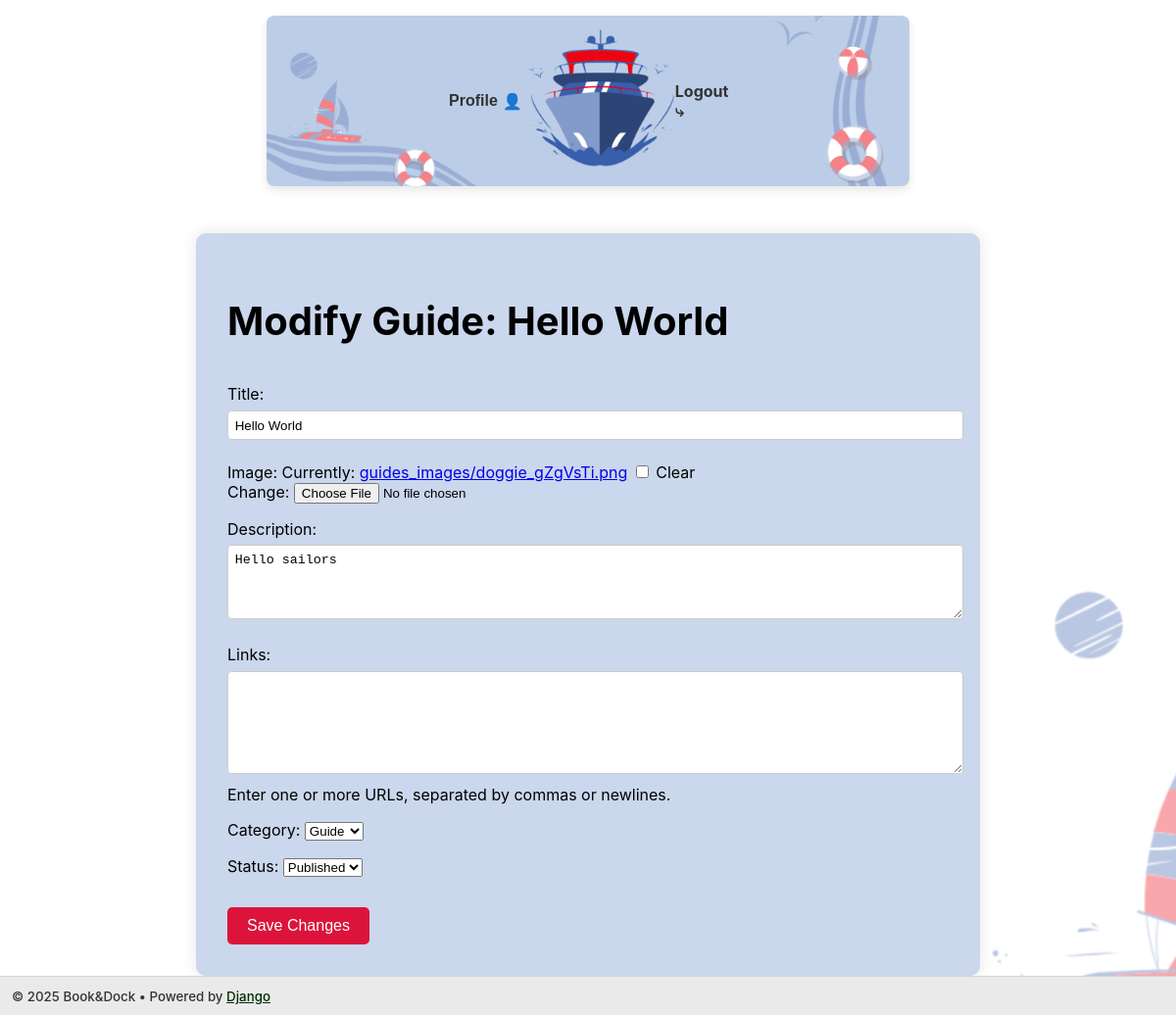
Page /recipes/recipe/9/modify_guide/ (signed in) on the earlier database version.
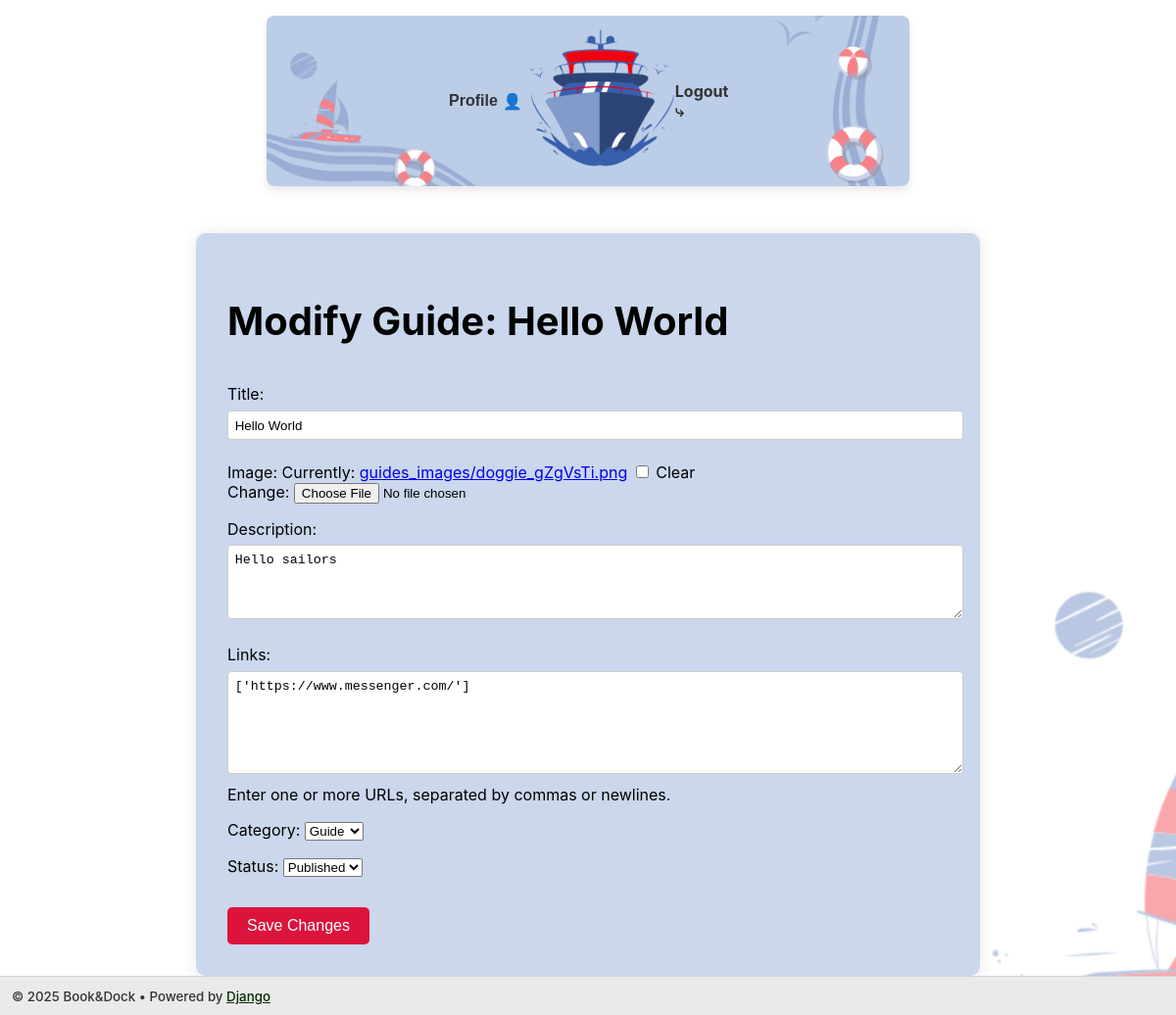
Same page on the later database version.
### BookAndDock/models.py (models this page shows, shortened)
class Guide(models.Model):
    STATUS_CHOICES = [
        ('draft', 'Draft'),  # Unpublished
        ('published', 'Published'),  # Published
    ]
    CATEGORY_CHOICES = [
        ('guide', 'Guide'),
        ('article', 'Article'),
    ]
    title = models.CharField(max_length=255)
    image = models.ImageField(upload_to='guides_images/', blank=True, null=True)
    description = models.TextField()
    links = models.JSONField(default=list, blank=True)  # Replacing 'tips'
    created_by = models.ForeignKey(User, on_delete=models.CASCADE)
    created_at = models.DateTimeField(auto_now_add=True)
    status = models.CharField(max_length=10, choices=STATUS_CHOICES, default='draft')
    category = models.CharField(max_length=10, choices=CATEGORY_CHOICES, default='guide')

### BookAndDock/views.py (the view, shortened to what this page needs)
# urls.py: path('recipe/<int:pk>/modify_guide/', views.modify_guide, name='modify_guide'),
@login_required
def modify_guide(request, pk):
    guide = get_object_or_404(Guide, pk=pk)
    if request.method == 'POST':
        form = GuideForm(request.POST, request.FILES, instance=guide)
        if form.is_valid():
            guide = form.save(commit=False)
            links_list = form.cleaned_data.get('links', [])
            guide.links = links_list
            publication_date = datetime.now().replace(microsecond=0).isoformat()
            guide.save()
            api_payload = {
                "title": guide.title,
                "content": guide.description,
                "authorId": request.user.id,  # assuming it matches external authorId
                "publicationDate": publication_date,  # adjust if field differs
                "images": [request.build_absolute_uri(guide.image.url)] if guide.image else [],
                "links": links_list,  # Add logic if you have links field
                "guideStatus": guide.status.upper(),
                "guideCategory": guide.category.upper()
            }
            print(json.dumps(api_payload, indent=2))
            try:
                response = requests.put(
                    f"http://localhost:8080/guides/{guide.id}",
                    json=api_payload
                )
                response.raise_for_status()
                print(f"Guide {guide.id} synced to API.")
            except requests.RequestException as e:
                print(f"Failed to sync guide to API: {e}")
            if guide.category.upper() == 'ARTICLE':
                return redirect('profile_articles')
            else:
                return redirect('profile_guides')
    else:
        initial_links = guide.links
        if not isinstance(initial_links, list):
            initial_links = [str(initial_links)]
        form = GuideForm(instance=guide, initial={'links': "\n".join(initial_links)})
    return render(request, 'editor-guide/modify_guide.html', {'form': form, 'guide': guide})

### BookAndDock/forms.py (shortened to what this page needs)
class GuideForm(forms.ModelForm):
    links = forms.CharField(
        required=False,
        widget=forms.Textarea(attrs={'rows': 6}),
        help_text="Enter one or more URLs, separated by commas or newlines."
    )
    class Meta:
        model = Guide
        fields = ['title', 'image', 'description', 'links', 'category', 'status']
        widgets = {
            'description': forms.Textarea(attrs={'rows': 4}),
            'links': forms.Textarea(attrs={'rows': 6}),
            'status': forms.Select(),
        }

### templates/editor-guide/modify_guide.html (shortened to what this page needs)
{% extends 'base.html' %}
{% block content %}
<div class="recipe-detail-container">
    <h2 class="recipe-title">Modify Guide: {{ guide.title }}</h2>
    <form method="post" enctype="multipart/form-data">
        <div class="form-group">
            {{ form.as_p }}
        </div>
        <button type="submit" class="submit-button">Save Changes</button>
    </form>
</div>
{% endblock %}

Differences in the rows shown:
changed Guide "Hello World": links (not shown) → "['https://www.messenger.com/']"
